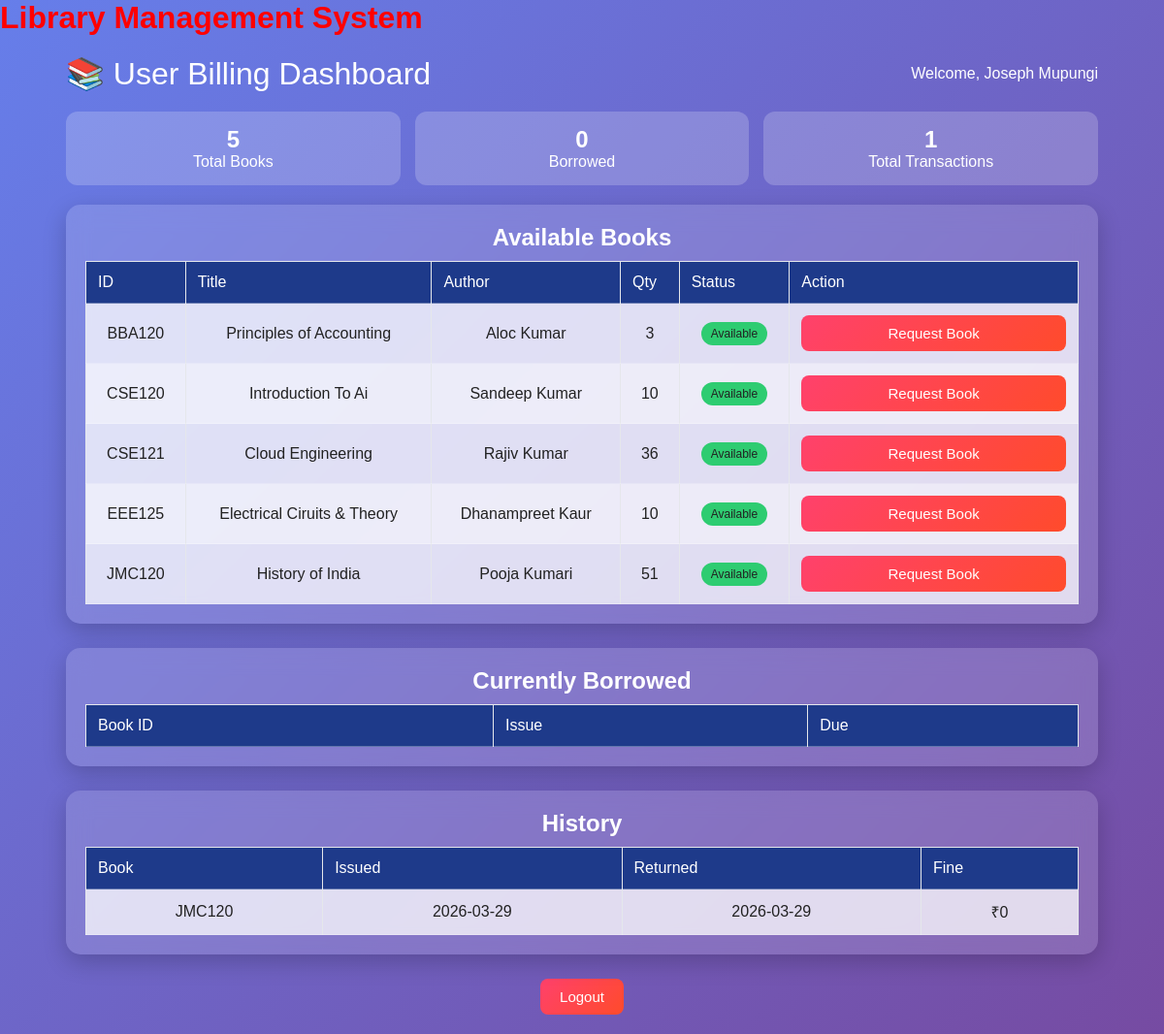
/user_billing (signed in), run on the app's committed database.
### tables this page shows
CREATE TABLE books (
        id INTEGER PRIMARY KEY AUTOINCREMENT,
        book_id TEXT UNIQUE,
        title TEXT,
        author TEXT,
        category TEXT,
        quantity INTEGER DEFAULT 1
    );

CREATE TABLE transactions (
        id INTEGER PRIMARY KEY AUTOINCREMENT,
        book_id TEXT,
        member_id TEXT,
        action TEXT,
        issue_date TEXT,
        due_date TEXT,
        return_date TEXT,
        fine INTEGER DEFAULT 0
    );

### app.py (the view)
@app.route("/user_billing")
def user_billing():
    if not is_logged_in():
        return redirect(url_for("login"))
    if session.get("user").lower() == "admin":
        return redirect('/dashboard')
    member_id = session.get("member_id")
    conn = get_db_connection()
    books = conn.execute("""
    SELECT DISTINCT book_id, title, author, category, quantity
    FROM books
""").fetchall()
    borrowed = conn.execute("""
        SELECT * FROM transactions
        WHERE member_id=? AND action='Issued' AND return_date IS NULL
    """, (member_id,)).fetchall()
    history = conn.execute("""
        SELECT * FROM transactions
        WHERE member_id=?
        ORDER BY id DESC
    """, (member_id,)).fetchall()
    conn.close()
    return render_template(
        "user_billing.html",
        books=books,
        borrowed=borrowed,
        history=history
    )

### app.py (called while the page is built)
def get_db_connection():
    conn = sqlite3.connect(DB_NAME)
    conn.row_factory = sqlite3.Row
    return conn

def is_logged_in():
    return "user" in session

### templates/user_billing.html (shortened to what this page needs)
<h1 style="color:red;">Library Management System</h1>
<!DOCTYPE html>
<html lang="en">
<head>
    <link rel="stylesheet" href="{{ url_for('static', filename='style.css') }}">
</head>
<body>
<div class="container">
    <div class="header">
        <h1>📚 User Billing Dashboard</h1>
        <div>Welcome, {{ session.user }}</div>
    </div>
    <div class="summary">
        <div class="summary-box">
            <h2>{{ books|length }}</h2>
            <p>Total Books</p>
        </div>
        <div class="summary-box">
            <h2>{{ borrowed|length }}</h2>
            <p>Borrowed</p>
        </div>
        <div class="summary-box">
            <h2>{{ history|length }}</h2>
            <p>Total Transactions</p>
        </div>
    </div>
    <div class="card">
        <h2>Available Books</h2>
        <div class="table-wrapper">
        <table>
    <tr>
        <th>ID</th>
        <th>Title</th>
        <th>Author</th>
        <th>Qty</th>
        <th>Status</th>
        <th>Action</th>
    </tr>
    {% for book in books %}
    <tr>
        <td>{{ book.book_id }}</td>
        <td>{{ book.title }}</td>
        <td>{{ book.author }}</td>
        <td>{{ book.quantity }}</td>
        <td>
            {% if book.quantity > 0 %}
                <span class="badge available">Available</span>
            {% else %}
                <span class="badge out">Out</span>
            {% endif %}
        </td>
        <td>
            {% if book.quantity > 0 %}
            <form action="/request_book" method="POST">
                <button type="submit">Request Book</button>
            </form>
            {% else %}
                <button disabled>Unavailable</button>
            {% endif %}
        </td>
    </tr>
    {% endfor %}
</table>
        </div>
    </div>
    <div class="card">
        <h2>Currently Borrowed</h2>
        <div class="table-wrapper">
        <table>
            <tr>
                <th>Book ID</th>
                <th>Issue</th>
                <th>Due</th>
            </tr>
        </table>
        </div>
    </div>
    <div class="card">
        <h2>History</h2>
        <div class="table-wrapper">
        <table>
            <tr>
                <th>Book</th>
                <th>Issued</th>
                <th>Returned</th>
                <th>Fine</th>
            </tr>
            {% for h in history %}
            <tr>
                <td>{{ h.book_id }}</td>
                <td>{{ h.issue_date }}</td>
                <td>{{ h.return_date or "Pending" }}</td>
                <td>₹{{ h.fine }}</td>
            </tr>
            {% endfor %}
        </table>
        </div>
    </div>
    <div class="logout">
        <a href="/logout"><button>Logout</button></a>
    </div>
</div>
</body>

### static/style.css (style rules this page uses)
* { margin: 0; padding: 0; box-sizing: border-box; font-family: Arial, sans-serif; }
body { background: #f4f7fb; color: #333; }
.container { width: 92%; max-width: 1200px; margin: 25px auto; }
.card { background: white; padding: 25px; border-radius: 12px; text-align: center; box-shadow: 0 4px 10px rgba(0,0,0,0.08); }
form { display: grid; grid-template-columns: repeat(auto-fit, minmax(220px, 1fr)); gap: 12px; }
input, select, button { padding: 12px; border-radius: 8px; border: 1px solid #cbd5e1; font-size: 15px; }
button { background: #2563eb; color: white; border: none; cursor: pointer; font-weight: bold; }
table { width: 100%; border-collapse: collapse; margin-top: 15px; overflow-x: auto; }
table th, table td { border: 1px solid #e5e7eb; padding: 12px; text-align: center; }
table th { background: #1e3a8a; color: white; }
table tr:nth-child(even) { background: #f8fafc; }
* { margin: 0; padding: 0; box-sizing: border-box; font-family: 'Poppins', sans-serif; }
body { background: linear-gradient(135deg, #667eea, #764ba2); min-height: 100vh; color: #333; }
.container { max-width: 1200px; margin: auto; padding: 20px; }
.header { display: flex; justify-content: space-between; align-items: center; color: white; margin-bottom: 20px; }
.header h1 { font-weight: 500; }
.card { background: rgba(255, 255, 255, 0.15); backdrop-filter: blur(12px); border-radius: 15px; padding: 20px; margin-bottom: 25px; box-shadow: 0 8px 25px rgba(0,0,0,0.2); color: white; }
table { width: 100%; border-collapse: collapse; margin-top: 10px; }
table th { text-align: left; padding: 12px; font-weight: 500; border-bottom: 1px solid rgba(255,255,255,0.3); }
table td { padding: 12px; border-bottom: 1px solid rgba(255,255,255,0.2); }
.badge { padding: 5px 10px; border-radius: 20px; font-size: 12px; font-weight: 500; }
.available { background: #2ecc71; }
.summary { display: grid; grid-template-columns: repeat(auto-fit, minmax(200px, 1fr)); gap: 15px; margin-bottom: 20px; }
.summary-box { background: rgba(255,255,255,0.2); padding: 15px; border-radius: 12px; text-align: center; color: white; }
.summary-box h2 { font-size: 24px; }
button { background: linear-gradient(135deg, #ff416c, #ff4b2b); border: none; padding: 10px 20px; color: white; border-radius: 8px; cursor: pointer; font-weight: 500; }
.logout { text-align: center; margin-top: 20px; }
.table-wrapper { overflow-x: auto; }
table { color: #222; }
table th { color: #ffffff; }
table tr { background: rgba(255, 255, 255, 0.85); color: #222; }
table tr:nth-child(even) { background: rgba(255, 255, 255, 0.75); }

### data on the page
books: book_id "BBA120", title "Principles of Accounting", author "Aloc Kumar", quantity "3"
books: book_id "CSE120", title "Introduction To Ai", author "Sandeep Kumar", quantity "10"
books: book_id "CSE121", title "Cloud Engineering", author "Rajiv Kumar", quantity "36"
books: book_id "EEE125", title "Electrical Ciruits & Theory", author "Dhanampreet Kaur", quantity "10"
books: book_id "JMC120", title "History of India", author "Pooja Kumari", quantity "51"
transactions: book_id "JMC120", issue_date "2026-03-29", return_date "2026-03-29", fine "0"

### other printed values
{{ session.user }} "Joseph Mupungi"
{{ books|length }} "5"
{{ borrowed|length }} "0"
{{ history|length }} "1"
